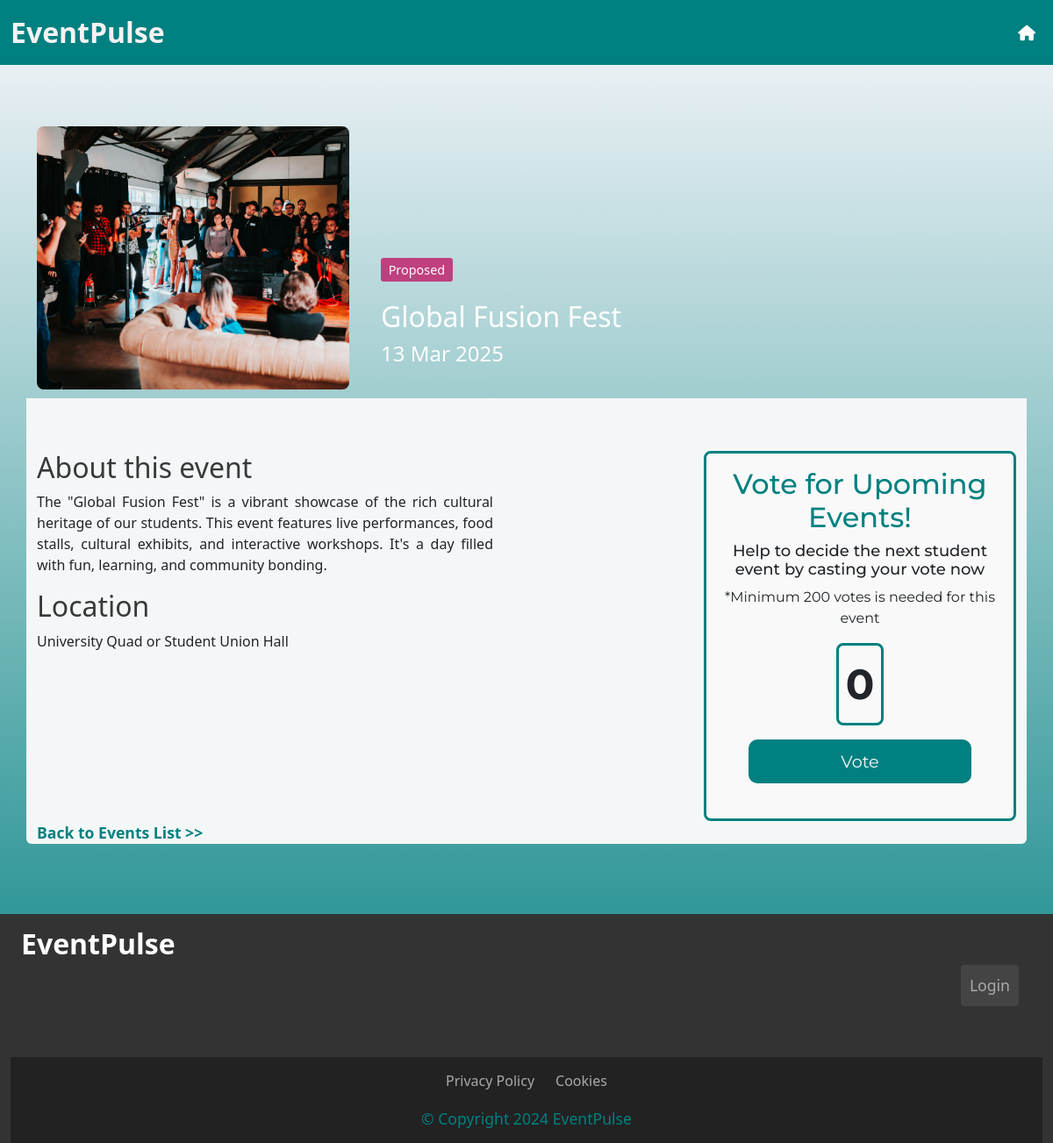
/admin/events/10, run on the app's committed database.
### app.py (models this page shows)
class Event(db.Model):
    eventId = db.Column(db.Integer, primary_key=True)
    eventName = db.Column(db.String(100), nullable=False)
    description = db.Column(db.Text)
    date = db.Column(db.Date, nullable=False)
    location = db.Column(db.String(100), nullable=False)
    tag = db.Column(db.Enum(EventStatus), nullable=False)
    image_url = db.Column(db.String(255), nullable=True)
    votes = db.Column(db.Integer, default=0)

### app.py (the view)
@app.route('/admin/events/<int:event_id>', methods=['GET', 'POST'])
def admin_event_detail(event_id):
    Events = select(Event).filter(Event.eventId == event_id)
    event = db.session.execute(Events).scalar_one_or_none()
    if event is None:
        return redirect(url_for('admin_index'))  # or handle 404
    if request.method == 'POST':
        event.votes += 1
        if event.votes >= 10 and event.tag != EventStatus.Confirmed:
            event.tag = EventStatus.Confirmed  # Update the tag to 'Confirmed'
        db.session.commit()
        return redirect(url_for('vote_confirmation', event_id=event_id))
    return render_template('event.html', event=event)

### app.py (called while the page is built)
@app.before_request
def update_event_tags():
    db.create_all()
    today = date.today()
    events_to_update = Event.query.filter(
        Event.date < today,
        Event.tag.in_([EventStatus.Proposed, EventStatus.Confirmed])
    ).all()
    for event in events_to_update:
        event.tag = EventStatus.Past  # Change the tag to 'Past'
    db.session.commit()

### templates/event.html
{% extends 'base.html' %}
{% block content %}
<div class="container topbox rounded-top">
    <div class="row">
        <div class="col-12 col-md-4 col-lg-4">
            {% if event.image_url %}
            <img src="{{ url_for('static', filename=event.image_url) }}" alt="Event Image" id="eventImageLarge">
            {% endif %}
        </div>
        <div class="col-12 col-md-8 col-lg-8 d-flex flex-column" id="textContainer">
            <div class="container title-box">
                <p class="card-text">
                    <span class="tag-pill
                        {% if event.tag.value == 'Confirmed' %}tag-pill-tag1
                        {% elif event.tag.value == 'Proposed' %}tag-pill-tag2
                        {% else %}tag-pill-tag3
                        {% endif %}">
                        {{ event.tag.value }}
                    </span>
                </p>
                <p class="card-text" id="eventName">{{ event.eventName }}</p>
                <p class="card-text" id="eventDate">{{ event.date.strftime('%d %b %Y')}}</p>
            </div>
        </div>
    </div>
</div>
<div class="container bottombox rounded-bottom">
    <div class="row">
        <div class="col-12 col-md-6 col-lg-8" id="infobox">
            <h2 id="eventInfo">About this event</h2>
            <p id="description">{{ event.description }}</p>
            <h2 id="eventInfo">Location</h2>
            <p>{{ event.location }}</p>
        </div>
        {% if event.tag.value != "Past" and event.tag.value != "Confirmed" %}
        <div class="col-12 col-md-6 col-lg-4">
            <div class="container" id="voteBox">
                <h2>Vote for Upoming Events!</h2>
                <h3>Help to decide the next student event by casting your vote now</h3>
                <p>*Minimum 200 votes is needed for this event </p>
                <p class="border d-inline-block " id="voteCount"> {{ event.votes }} </p>
                <form action="{{ url_for('admin_event_detail', event_id=event.eventId) }}" method="post">
                    <button class="btn-primary" type="submit">Vote</button><br><br>
                </form>
            </div>
        </div>
        {% endif %}
    </div>
    <a href="{{ url_for('index') }}"><strong>Back to Events List >></strong></a>
</div><br><br>
{% endblock %}

### static/css/style.css (style rules this page uses)
body { background: rgb(246, 246, 250); background: linear-gradient(180deg, rgba(246, 246, 250, 1) 0%, rgba(0, 128, 128, 1) 100%); color: #f9f9f9; margin: 0; padding: 0; font-family: 'Open Sans', sans-serif; width: 100%; height: 100%; }
.tag-pill { display: inline-block; padding: 0.2em 0.6em; font-size: 0.9em; color: #fff; background-color: #6c757d; border-radius: 0.2rem; }
.btn-primary { width: 80% !important; height: 50px; border-radius: 10px; font-size: 1.2rem; background-color: #008080 !important; border: none; color: #f4f7f7; }
.topbox { margin-top: 5%; background-color: none; color: #fff; }
.bottombox { background-color: #f4f7f7; padding-top: 5%; }
#eventImageLarge { width: 100%; height: 300px; border-radius: 8px; margin-top: 10px; margin-bottom: 10px; margin-left: 0px; object-fit: cover; object-position: center; }
.title-box { margin-top: 10rem; }
.title-box p+p { margin-top: 0 !important; margin-bottom: 0 !important; }
.d-flex.flex-column { display: flex; flex-direction: column; height: 100%; }
#voteBox { border: 3px solid #008080; border-radius: 8px; background-color: #f9f9f9; text-align: center; font-family: 'Montserrat', sans-serif; padding: 1rem; }
h2 { color: #008080 !important; font-size: 24px; }
h3 { color: #dcf3f3; font-size: 18px !important; }
#eventInfo { color: rgb(57, 57, 57) !important; }
.border { border-color: #008080 !important; }
.tag-pill { padding: 0.2rem 0.5rem; background-color: #d63384; color: white; border-radius: 50px; display: inline-block; }
#eventName { font-size: 32px !important; }
#eventDate { font-size: 24px; }
a { text-decoration: none !important; color: #008080 !important; font-size: 1.1rem !important; }
#description { text-align: justify; }
#infobox { padding-right: 20%; }
#voteCount { border: 3px solid #008080 !important; padding: 0.5rem; font-size: 48px; font-weight: bolder; border-radius: 8px; }
.tag-pill { display: inline-block; padding: 0.2em 0.6em; font-size: 0.9em; color: #fff; border-radius: 0.2rem; }
.tag-pill-tag2 { background-color: #bf407f; }

### data on the page
Event: image_url (picture), tag.value "Proposed", eventName "Global Fusion Fest", date "13 Mar 2025", description "The \"Global Fusion Fest\" is a vibrant showcase of the rich cultural heritage of our students. This event features live performances, food stalls, cultural exhibits, and interactive workshops. It's a day filled with fun, learning, and community bonding.", location "University Quad or Student Union Hall", votes "0"
